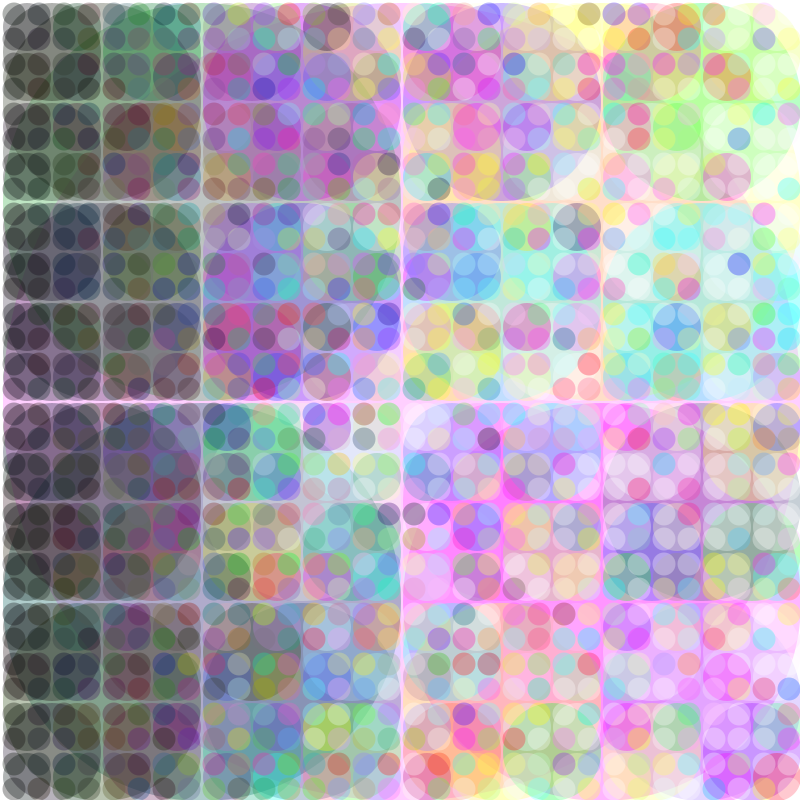
Frame 1 (no input)
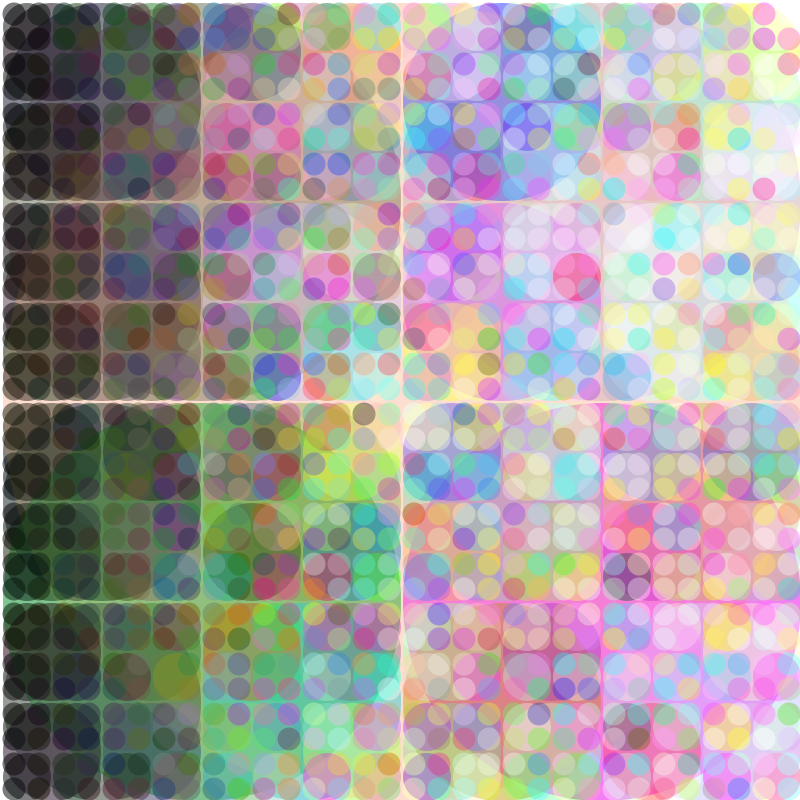
Frame 2 (the mouse pressed at the canvas centre, redrawn once)

The Processing sketch that drew these frames (run headless with seeded random() and noise(); the mouse was pressed at the canvas centre and the sketch redrawn once):

// Processing sketch: processing_31511
// ── processing_31511.pde

void setup()
{
  int a = 800;
  size (800,800);
  noStroke();
  smooth();
  noLoop();
  background(255);
   
}
 
int level = 6;
 
void draw()
{
  int x = width;
  int y = height;
  int diam = width;
   
  drawCircle(x, y, diam, level);
   
}
 
void drawCircle(int x, int y, int diam, int level)
{
  fill(random(x/2),random(x/2),random(x/2),80);
   
  ellipse(x/2+2,y/2+2,diam-2, diam-2);
  if (level>1)
  {
    level = level - 1;
    drawCircle(x-diam/2,y-diam/2,diam/2,level);
    drawCircle(x+diam/2,y-diam/2,diam/2,level);
    drawCircle(x+diam/2,y+diam/2,diam/2,level);
    drawCircle(x-diam/2,y+diam/2,diam/2,level);
  }
}
 
void mouseClicked()
{
  if (level>= 10)
  {
    level = 0;
  }
  level = level + 1;
  fill(255);
  rect(0,0,width, height);
  redraw();
   
}
